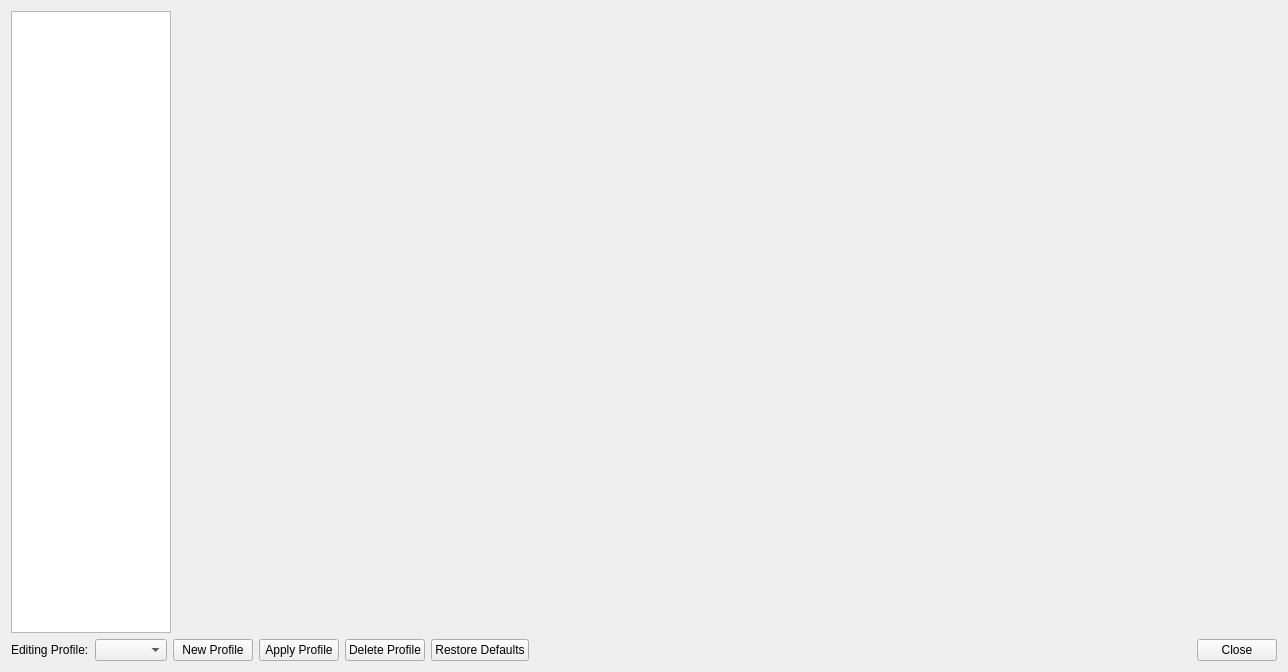
<?xml version="1.0" encoding="UTF-8"?>
<ui version="4.0">
 <class>ControllerSettingsWindow</class>
 <widget class="QWidget" name="ControllerSettingsWindow">
  <property name="geometry">
   <rect>
    <x>0</x>
    <y>0</y>
    <width>1279</width>
    <height>672</height>
   </rect>
  </property>
  <property name="sizePolicy">
   <sizepolicy hsizetype="Expanding" vsizetype="Expanding">
    <horstretch>0</horstretch>
    <verstretch>0</verstretch>
   </sizepolicy>
  </property>
  <property name="windowTitle">
   <string>Riverhorse Controller Settings</string>
  </property>
  <property name="windowIcon">
   <iconset resource="resources/resources.qrc">
    <normaloff>:/icons/riverhorse.png</normaloff>:/icons/riverhorse.png</iconset>
  </property>
  <layout class="QGridLayout" name="gridLayout">
   <item row="0" column="0">
    <widget class="QListWidget" name="settingsCategory">
     <property name="sizePolicy">
      <sizepolicy hsizetype="Expanding" vsizetype="Expanding">
       <horstretch>0</horstretch>
       <verstretch>0</verstretch>
      </sizepolicy>
     </property>
     <property name="minimumSize">
      <size>
       <width>160</width>
       <height>0</height>
      </size>
     </property>
     <property name="maximumSize">
      <size>
       <width>160</width>
       <height>16777215</height>
      </size>
     </property>
     <property name="iconSize">
      <size>
       <width>32</width>
       <height>32</height>
      </size>
     </property>
    </widget>
   </item>
   <item row="0" column="1">
    <widget class="QStackedWidget" name="settingsContainer">
     <property name="minimumSize">
      <size>
       <width>1100</width>
       <height>620</height>
      </size>
     </property>
    </widget>
   </item>
   <item row="1" column="0" colspan="2">
    <layout class="QHBoxLayout" name="horizontalLayout_2">
     <item>
      <layout class="QHBoxLayout" name="horizontalLayout">
       <item>
        <widget class="QLabel" name="label">
         <property name="text">
          <string>Editing Profile:</string>
         </property>
        </widget>
       </item>
       <item>
        <widget class="QComboBox" name="currentProfile"/>
       </item>
       <item>
        <widget class="QPushButton" name="newProfile">
         <property name="text">
          <string>New Profile</string>
         </property>
         <property name="icon">
          <iconset theme="add-line"/>
         </property>
        </widget>
       </item>
       <item>
        <widget class="QPushButton" name="applyProfile">
         <property name="text">
          <string>Apply Profile</string>
         </property>
         <property name="icon">
          <iconset theme="folder-open-line"/>
         </property>
        </widget>
       </item>
       <item>
        <widget class="QPushButton" name="deleteProfile">
         <property name="text">
          <string>Delete Profile</string>
         </property>
         <property name="icon">
          <iconset theme="minus-line"/>
         </property>
        </widget>
       </item>
       <item>
        <widget class="QPushButton" name="restoreDefaults">
         <property name="text">
          <string>Restore Defaults</string>
         </property>
         <property name="icon">
          <iconset theme="restart-line"/>
         </property>
        </widget>
       </item>
      </layout>
     </item>
     <item>
      <widget class="QDialogButtonBox" name="buttonBox">
       <property name="standardButtons">
        <set>QDialogButtonBox::StandardButton::Close</set>
       </property>
      </widget>
     </item>
    </layout>
   </item>
  </layout>
 </widget>
 <resources>
  <include location="resources/resources.qrc"/>
 </resources>
 <connections/>
</ui>
